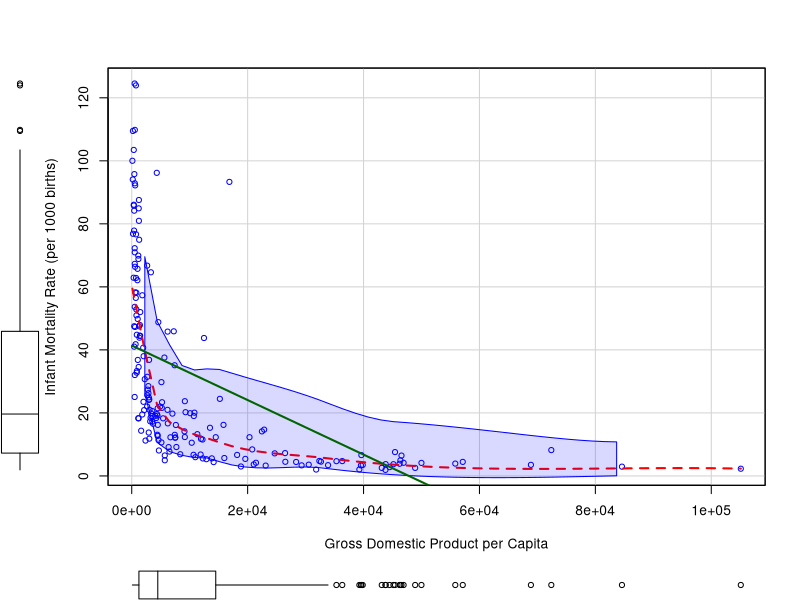
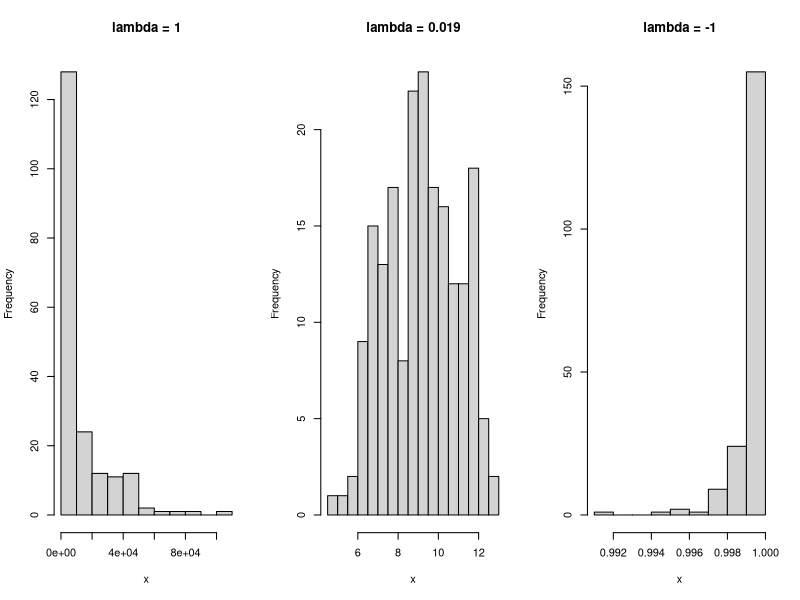
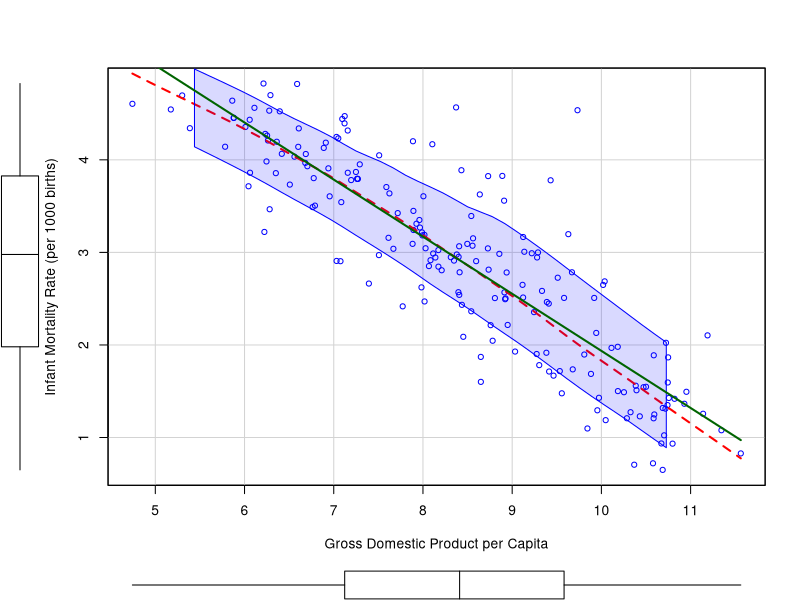
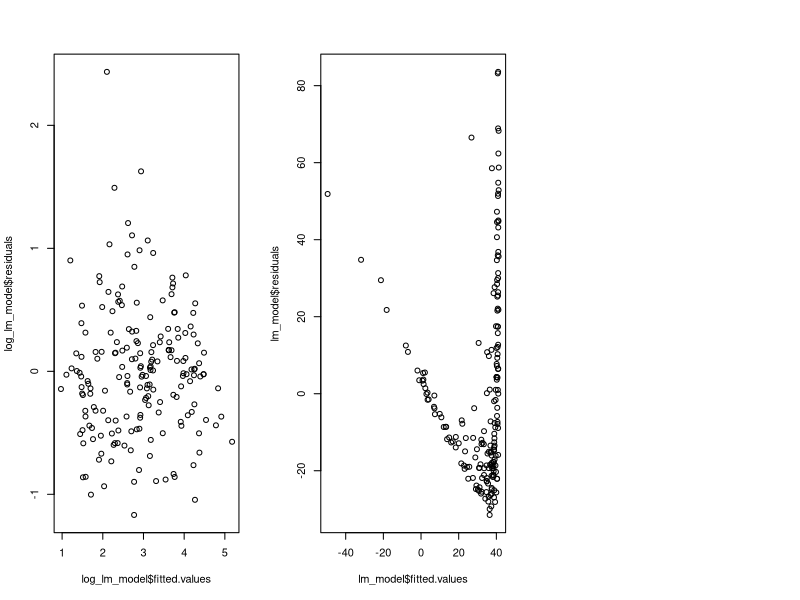

The R source for these figures, in order:
library(MASS);library(car);library(AER);library(carData);library(stats)

##Task 1.a 
data('Boston')
boston_model = lm(medv~rm, data = Boston)

##Task 1.b
summary(boston_model)

##Task 1.c
confint(boston_model)

## Task 2.a
data('UN')
par(mfrow = c(1,1))
new_un = na.omit(UN)

##Task 2.b
## check skewness in independent variable and dependent variable
car::scatterplot(infantMortality~ppgdp, data = new_un,xlab = 'Gross Domestic Product per Capita', 
            ylab = 'Infant Mortality Rate (per 1000 births)', 
            regLine = list(col = 'darkgreen'), 
            smooth = list(col.smooth = "red"))

## Task 2.c 
## estimate if transformation needed for ppgdp
p1 = powerTransform(ppgdp~1, data = new_un, family = 'bcPower')
summary(p1)

##Task 2.d
## examine the data distribution for ppgdp based on three different value of lambda

lambda_1 = car::bcPower(new_un$ppgdp, lambda=1)
lambda_optimal = car::bcPower(new_un$ppgdp, lambda=0.019)
lambda_negative = car::bcPower(new_un$ppgdp, lambda=-1)

par(mfrow = c(1,3))
hist(lambda_1,breaks = 12,main = 'lambda = 1',xlab = 'x')
hist(lambda_optimal,breaks = 12,main = 'lambda = 0.019',xlab = 'x')
hist(lambda_negative,breaks = 12,main = 'lambda = -1',xlab = 'x')

shapiro.test(lambda_1)
shapiro.test(lambda_optimal)
shapiro.test(lambda_negative)


## Task 2.e
## Estimate if transformation needed for infantMortality
p2 = powerTransform(infantMortality~log(ppgdp), data = new_un, family = 'bcPower')
summary(p2)

## Task 2.f
car::scatterplot(log(infantMortality)~log(ppgdp), data = new_un,xlab = 'Gross Domestic Product per Capita', 
                 ylab = 'Infant Mortality Rate (per 1000 births)', 
                 regLine = list(col = 'darkgreen'), 
                 smooth = list(col.smooth = "red"))

## Task 2.g
log_lm_model = lm(log(infantMortality)~log(ppgdp), data = new_un)
summary(log_lm_model)

plot(log_lm_model$residuals~log_lm_model$fitted.values)

lm_model = lm(infantMortality~ppgdp, data = new_un)
plot(lm_model$residuals~lm_model$fitted.values)
